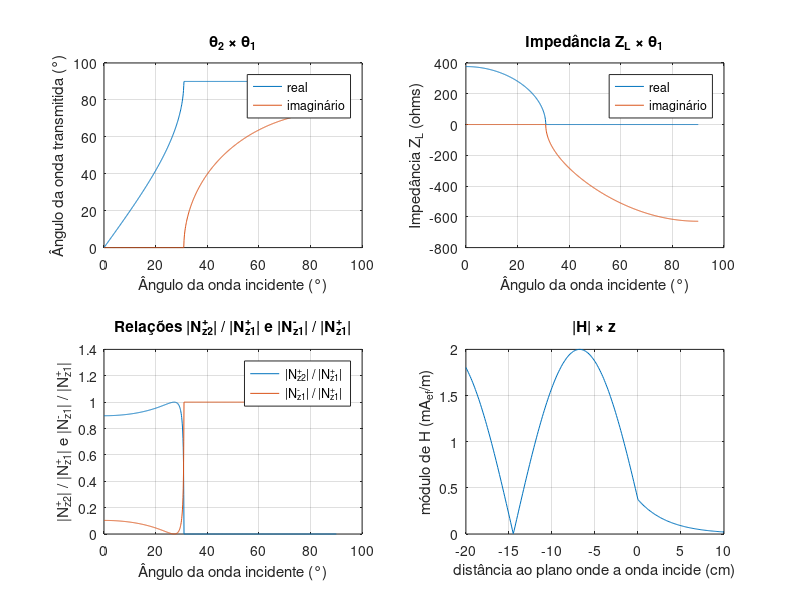

The MATLAB script that drew this image:
clear
nusp=13683786;

% PTC3314 - Ondas e Linhas: Exercicio-programa 2
% Guilherme Fortunato Miranda - NUSP: 13683786
%
% pr�-defini��es
epsilon0 = 8.854e-12;
mi0 = 4e-7*pi;
mnp=mod(nusp,1000)/1000;
%
% c�lculos (item a)
miar = mi0;                                                                             % dado
epsilonar = epsilon0;                                                                   % dado
mividro = mi0;                                                                          % dado
epsilonvidro = (3+mnp)*epsilon0;                                                          % dado
theta1 = [0:(pi/1800):pi/2];                                                            % alterado para melhorar a precis�o


for aux = [1:901]
    if (sin(theta1(aux)))*sqrt(epsilonvidro/epsilonar) <= 1
        theta2(aux) = asin((sin(theta1(aux)))*sqrt(epsilonvidro/epsilonar));            % theta2 = asin(sin(theta1)*sqrt(epsilon1/epsilon2))
    else
        theta2(aux) = pi/2 + i*acosh((sin(theta1(aux)))*sqrt(epsilonvidro/epsilonar));  % theta2 = pi/2 + i*acosh((sin(theta1))*sqrt(epsilon1/epsilon2))
    end
end
x = theta1*180/pi;                                                                      % vetor abcissas
y1 = real(theta2*180/pi);                                                               % vetor ordenadas 1
y2 = imag(theta2*180/pi);                                                               % vetor ordenadas 2
subplot(2,2,1), plot(x,y1,x,y2)
title('\theta_2 \times \theta_1')
ylabel('Ângulo da onda transmitida (°)')
xlabel('Ângulo da onda incidente (°)')
legend('real','imaginário')
grid
%
% c�lculos (item b)
etaar = sqrt(miar/epsilonar);                                                           % eta = sqrt(mi/epsilon) (meio sem perdas)
etavidro = sqrt(mividro/epsilonvidro);                                                  % eta = sqrt(mi/epsilon) (meio sem perdas)
%1) Hy2(x,z) = (1-ro)*(Hy+)*exp(-i*(betax*x+betaz2*z)) (z>0)
%2) Ex2(x,z) = eta2*cos(theta2)*(1-ro)*(Hy+)*exp(-i*(betax*x+betaz2*z)) (z>0)
%-> Ex2/Hy2 = eta2*cos(theta2) = ZL
ZL = etaar*cos(theta2);                                                                 % ZL = eta2*cos(theta2)
Zz1 = etavidro*cos(theta1);                                                             % Zz1 = eta1*cos(theta1)
ro0 = (ZL - Zz1)./(ZL + Zz1);                                                           % ro0 = (ZL - Zz1)/(ZL + Zz1)
x = theta1*180/pi;                                                                      % vetor abcissas
y1 = real(ZL);                                                                          % vetor ordenadas 1
y2 = imag(ZL);                                                                          % vetor ordenadas 2
subplot(2,2,2), plot(x,y1,x,y2)
title('Impedância Z_L \times \theta_1')
ylabel('Impedância Z_L (ohms)')
xlabel('Ângulo da onda incidente (°)')
legend('real','imaginário')
grid
%
% c�lculos (item c)
%1) Hy1(x,z) = (H1y1+)*exp(-i*betax1*x)*(exp(-i*betaz1*z)-ro0*exp(i*betaz1*z)) (z<0)
%2) Ex1(x,z) = eta1*cos(theta1)*(H1y1+)*exp(-i*betax1*x)*(exp(-i*betaz1*z)+ro0*exp(i*betaz1*z)) (z<0)
%3) Ez1(x,z) = -eta1*sin(theta1)*(H1y1+)*exp(-i*betax1*x)*(exp(-i*betaz1*z)-ro0*exp(i*betaz1*z)) (z<0)
%4) Hy2(x,z) = (1-ro)*(Hy1+)*exp(-i*(betax2*x+betaz2*z)) (z>0)
%5) Ex2(x,z) = eta2*cos(theta2)*(1-ro)*(Hy1+)*exp(-i*(betax2*x+betaz2*z)) (z>0)
%6) Ez2(x,z) = -eta2*sin(theta2)*(1-ro)*(Hy1+)*exp(-i*(betax2*x+betaz2*z)) (z>0)
%-> Nz1+ = Re((Ex1+) x (Hy1*+))/2 = (eta1*cos(theta1)/2)*(abs(Hy1+))^2
%-> Nz1- = Re((Ex1-) x (Hy1*+))/2 = -(eta1*cos(theta1)/2)*((abs(Hy1+))^2)*(abs(ro0))^2
%-> Nz2+ = Re(Ex2 x Hy2*)/2 = (eta2/2)*Re(cos(theta2))*((abs(1-ro0))^2)*((abs(Hy1+))^2)*(abs(exp(-i*betaz2*z)))^2
%-> |Nz2+|/|Nz1+| = (eta2/eta1)*(abs(Re(cos(theta2)))*((abs(1-ro0))^2)/(cos(theta1))
%-> |Nz1-|/|Nz1+| = -abs(ro0)^2
N2pdN1p = ((etaar/etavidro)*real(cos(theta2)).*(abs(ones(1,901)-ro0).^2))./(cos(theta1));
N1ndN1p = -abs(ro0).^2;
x = theta1*180/pi;                                                                      % vetor abcissas
y1 = abs(N2pdN1p);                                                                      % vetor ordenadas 1
y2 = abs(N1ndN1p);                                                                      % vetor ordenadas 2
subplot(2,2,3), plot(x,y1,x,y2)
title('Relações |N_{z2}^+| / |N_{z1}^+| e |N_{z1}^-| / |N_{z1}^+|')
ylabel('|N_{z2}^+| / |N_{z1}^+| e |N_{z1}^-| / |N_{z1}^+|')
xlabel('Ângulo da onda incidente (°)')
legend('|N_{z2}^+| / |N_{z1}^+|','|N_{z1}^-| / |N_{z1}^+|')
grid
%
% c�lculos (item d)
kar = 2*pi*1e+9*sqrt(miar*epsilonar);                                                   % k = omega*sqrt(mi*epsilon) (meio sem perdas)
kvidro = 2*pi*1e+9*sqrt(mividro*epsilonvidro);                                          % k = omega*sqrt(mi*epsilon) (meio sem perdas)
betaxar = kar*sin(theta2);                                                              % betax1 = k1*sin(theta1)
betazar = kar*cos(theta2);                                                              % betaz1 = k1*cos(theta1)
betaxvidro = kvidro*sin(theta1);                                                        % betax2 = k2*sin(theta2)
betazvidro = kvidro*cos(theta1);                                                        % betaz2 = k2*cos(theta2)
z = [-0.2:0.001:0.1];                                                                   % dado
% Hy1(x,z) = (Hy1+)*exp(-i*betax1*x)*(exp(-i*betaz1*z)-ro0*exp(i*betaz1*z)) (z<0)
% Hy2(x,z) = (1-ro)*(Hy1+)*exp(-i*(betax1*x+betaz2*z)) (z>0)
% |Hy1| = |Hy1+|*|1-ro0*exp(i*2*betaz1*z)| (z<0)
% |Hy2| = |Hy1+|*|1-ro0|*|exp(-i*betaz2*z)| (z>0)
for aux = [1:301]
    if z(aux)<=0
        ModHy(aux) = 1*abs(1-ro0(601)*exp(i*2*betazvidro(601)*z(aux)));
    else
        ModHy(aux) = 1*abs(1-ro0(601))*abs(exp(-i*betazar(601)*z(aux)));
    end
end
x = z*100;                                                                                  % vetor abcissas
y = ModHy;                                                                              % vetor ordenadas
subplot(2,2,4), plot(x,y)
title('|H| \times z')
ylabel('módulo de H (mA_{ef}/m)')
xlabel('distância ao plano onde a onda incide (cm)')
grid
